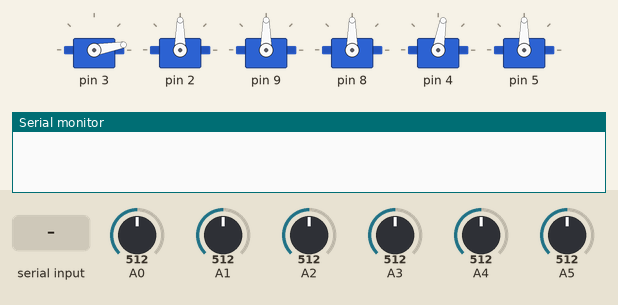
This sketch was run on a simulated Arduino Uno, built with avr-gcc and run on an emulated ATmega328P. Shown: 6 × servo, the last lines printed to the serial monitor. Inputs (shaded band) come from the test bench; at power-on: A0 = 512, A1 = 512, A2 = 512, A3 = 512, A4 = 512, A5 = 512.

Above: at 1.2 s.
1.3 s: "0\n" received over Serial
At 2.75 s:
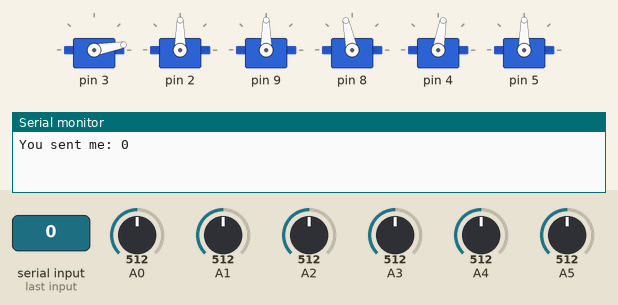
At 10.2 s:
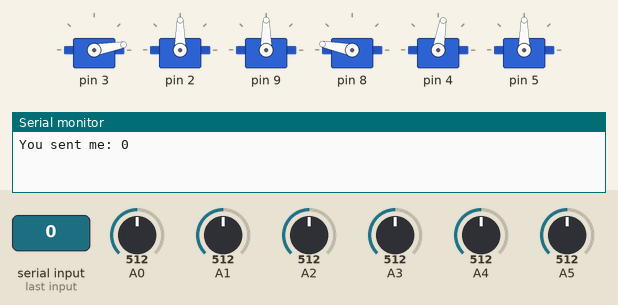
Timing chart, 0 to 22.4 s (numbered marks = the images above; inputs shaded):
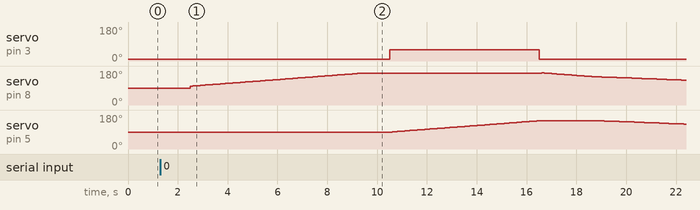

Measured:
- after the input at 1.3 s, servo on pin 3: 10° → 60° after 9.2 s, → 10° 6.0 s later; servo on pin 8: rises from 90° to 170° in 14.1 s, then falls to 132° in 5.6 s; servo on pin 5: rises from 90° to 150° in 8.1 s, then falls to 132° in 3.6 s

The sketch:

control.ino
```cpp
#include <Servo.h>

#define XPOS 0
#define YPOS 1

const int SERVOS = 6;
int PIN[SERVOS], value[SERVOS], idle[SERVOS], currentAngle[SERVOS], MIN[SERVOS];
int MAX[SERVOS], INITANGLE[SERVOS], previousAngle[SERVOS],ANA[SERVOS];
Servo myservo[SERVOS];


void setup() {
  Serial.begin(9600);

  //#1 서보모터
  PIN[0] = 3; //서보모터 IO를 3번핀으로 지정
  MIN[0] = 0; //서보모터 최소 회전각도
  MAX[0] = 180; //서보모터 최대 회전각도
  INITANGLE[0] = 10; //서보모터 초기각도
  ANA[0] = 0; //조이스틱스위치입력 IO를 아날로그 A0번핀으로 지정
  //#2 서보모터
  PIN[1] = 2;
  MIN[1] = 0;
  MAX[1] = 180;
  INITANGLE[1] = 90;
  ANA[1] = 1;
  //#3 서보모터
  PIN[2] = 9;
  MIN[2] = 0;
  MAX[2] = 180;
  INITANGLE[2] = 90;
  ANA[2] = 2;
  //#4 서보모터
  PIN[3] = 8;
  MIN[3] = 0;
  MAX[3] = 180;
  INITANGLE[3] = 90;
  ANA[3] = 3;
  //#5 서보모터
  PIN[4] = 4;
  MIN[4] = 0;
  MAX[4] = 180;
  INITANGLE[4] = 80;
  ANA[4] = 4;
  //#6 서보모터
  PIN[5] = 5;
  MIN[5] = 0;
  MAX[5] = 180;
  INITANGLE[5] = 90;
  ANA[5] = 5;

  for (int i = 0; i < SERVOS; i++){
    myservo[i].attach(PIN[i]);
    myservo[i].write(INITANGLE[i]);
    value[i] = 0;
    idle[i] = 0;
    previousAngle[i]=INITANGLE[i];
  }

}
void loop() {
  if (Serial.available() > 0) {
    String data = Serial.readStringUntil('\n');
    Serial.print("You sent me: ");
    Serial.println(data);

    if(data == "0"){
      delay(1000);
      myservo[0].write(10);
      for(int i = 100; i <170; i+=1){
        myservo[3].write(i);
        delay(100);
      }
      delay(1000);
      myservo[0].write(60);
      for(int i = 90; i<150; i+=1){
        myservo[5].write(i);
        delay(100);
      }
      myservo[0].write(10);
      delay(100);
      for(int i = 170; i>150; i-=1){
        myservo[3].write(i);
        delay(100);
      }
      for(int i = 150; i>100; i-=1){
        myservo[3].write(i);
        delay(100);
        myservo[5].write(i);
        delay(100);
      }
      for(int i = 100; i>90; i-=1){
        myservo[5].write(i);
        delay(100);
      }

      delay(1000);
    }

    else if(data == "1"){
      delay(1000);
      myservo[0].write(0);
      for(int i = 100; i <140; i+=1){
        myservo[3].write(i);
        delay(100);
      }
      delay(1000);
      for(int i = 0; i<90; i+=1){
        myservo[0].write(i);
        delay(100);
      }
      for(int i = 90; i>30; i-=1){
        myservo[5].write(i);
        delay(100);
      }
      myservo[0].write(0);
      delay(100);
      for(int i = 140; i>100; i-=1){
        myservo[3].write(i);
        delay(100);
      }
      for(int i = 30; i<90; i+=1){
        myservo[5].write(i);
        delay(100);
      }
      delay(1000);

    }

    else if(data == "2"){
      delay(1000);
      myservo[0].write(10);
      for(int i = 100; i <170; i+=1){
        myservo[3].write(i);
        delay(30);
      }
      delay(1000);

      for(int i = 90; i>30; i-=1){
        myservo[4].write(i);
        delay(30);
        myservo[3].write(i+80);
        delay(30);
      }
      myservo[0].write(10);
      delay(100);
      for(int i = 110; i>100; i-=1){
        myservo[3].write(i);
        delay(30);
      }
      for(int i = 30; i < 90; i+=1){
        myservo[4].write(i);
        delay(30);
      }
      delay(1000);

     }

    else if (data == "3"){
      for(int i = 0; i < 5; i++){
      myservo[i].write(90);
      delay(100);
      }
    }
  }


  delay(500); // 로봇팔 속도조정을 위한 딜레이

    for (int i = 0; i < SERVOS; i++){
      value[i] = analogRead(ANA[i]);
      currentAngle[i] = myservo[i].read();

      if (value[i] > 612) {
        idle[i] = 0;

        if (currentAngle[i] < MAX[i]) ++currentAngle[i];
        if (!myservo[i].attached()){
          myservo[i].attach(PIN[i]);
        }
        myservo[i].write(currentAngle[i]);
      } else if (value[i] < 412) {
      idle[i] = 0;
      if (currentAngle[i] > MIN[i]) --currentAngle[i];
      if (!myservo[i].attached()){
        myservo[i].attach(PIN[i]);
      }
      myservo[i].write(currentAngle[i]);
    } else {
      ++idle[i];
    }
    if (idle[i] > 10000){
      myservo[i].detach(); //서보모터를 일정시간 사용하지 않으면 연결을 끊어둔다.
      idle[i] = 0;
    }
  }

}
```
